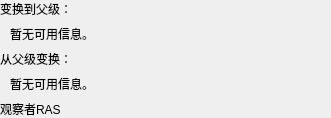
<ui version="4.0">
 <class>qMRMLTransformInfoWidget</class>
 <widget class="QWidget" name="qMRMLTransformInfoWidget">
  <property name="geometry">
   <rect>
    <x>0</x>
    <y>0</y>
    <width>331</width>
    <height>89</height>
   </rect>
  </property>
  <property name="windowTitle">
   <string>变换信息</string>
  </property>
  <layout class="QVBoxLayout" name="verticalLayout_2">
   <property name="margin">
    <number>0</number>
   </property>
   <item>
    <widget class="QLabel" name="label">
     <property name="text">
      <string>变换到父级：</string>
     </property>
    </widget>
   </item>
   <item>
    <layout class="QHBoxLayout" name="horizontalLayout">
     <item>
      <spacer name="horizontalSpacer">
       <property name="orientation">
        <enum>Qt::Horizontal</enum>
       </property>
       <property name="sizeType">
        <enum>QSizePolicy::Fixed</enum>
       </property>
       <property name="sizeHint" stdset="0">
        <size>
         <width>10</width>
         <height>20</height>
        </size>
       </property>
      </spacer>
     </item>
     <item>
      <widget class="QLabel" name="TransformToParentInfoTextBrowser">
       <property name="text">
        <string>暂无可用信息。</string>
       </property>
       <property name="wordWrap">
        <bool>true</bool>
       </property>
      </widget>
     </item>
    </layout>
   </item>
   <item>
    <widget class="QLabel" name="label_2">
     <property name="text">
      <string>从父级变换：</string>
     </property>
    </widget>
   </item>
   <item>
    <layout class="QHBoxLayout" name="horizontalLayout_2">
     <item>
      <spacer name="horizontalSpacer_2">
       <property name="orientation">
        <enum>Qt::Horizontal</enum>
       </property>
       <property name="sizeType">
        <enum>QSizePolicy::Fixed</enum>
       </property>
       <property name="sizeHint" stdset="0">
        <size>
         <width>10</width>
         <height>20</height>
        </size>
       </property>
      </spacer>
     </item>
     <item>
      <widget class="QLabel" name="TransformFromParentInfoTextBrowser">
       <property name="text">
        <string>暂无可用信息。</string>
       </property>
      </widget>
     </item>
    </layout>
   </item>
    <item>
      <layout class="QHBoxLayout" name="horizontalLayout_3">
        <item>
          <widget class="QLabel" name="ViewerDisplacementVectorRAS">
            <property name="text">
              <string>观察者RAS</string>
            </property>
          </widget>
        </item>
      </layout>
    </item>
  </layout>
 </widget>
 <resources />
 <connections />
</ui>
